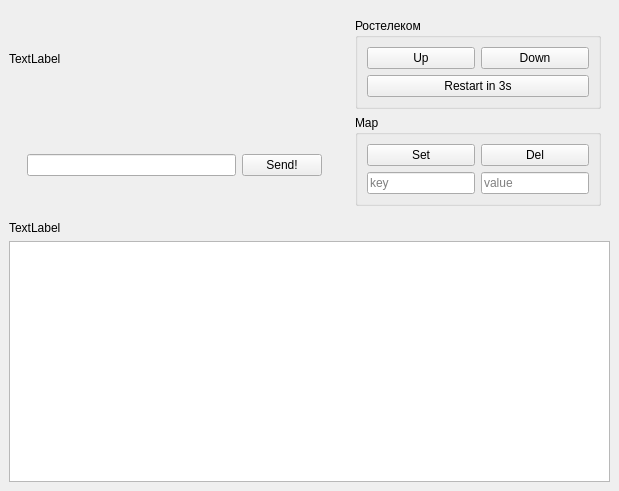
<?xml version="1.0" encoding="UTF-8"?>
<ui version="4.0">
 <class>MainWindow</class>
 <widget class="QMainWindow" name="MainWindow">
  <property name="geometry">
   <rect>
    <x>0</x>
    <y>0</y>
    <width>619</width>
    <height>491</height>
   </rect>
  </property>
  <property name="windowTitle">
   <string>MainWindow</string>
  </property>
  <widget class="QWidget" name="centralwidget">
   <layout class="QGridLayout" name="gridLayout_2" columnstretch="1,0">
    <item row="0" column="1" rowspan="2">
     <widget class="QWidget" name="top_side_bar" native="true">
      <layout class="QVBoxLayout" name="verticalLayout">
       <item>
        <widget class="QGroupBox" name="network_groupBox">
         <property name="sizePolicy">
          <sizepolicy hsizetype="Preferred" vsizetype="Preferred">
           <horstretch>0</horstretch>
           <verstretch>0</verstretch>
          </sizepolicy>
         </property>
         <property name="title">
          <string>Ростелеком</string>
         </property>
         <layout class="QGridLayout" name="gridLayout">
          <item row="1" column="0" colspan="2">
           <widget class="QPushButton" name="restart_button">
            <property name="sizePolicy">
             <sizepolicy hsizetype="Minimum" vsizetype="Minimum">
              <horstretch>0</horstretch>
              <verstretch>0</verstretch>
             </sizepolicy>
            </property>
            <property name="text">
             <string>Restart in 3s</string>
            </property>
           </widget>
          </item>
          <item row="0" column="1">
           <widget class="QPushButton" name="downlink_button">
            <property name="sizePolicy">
             <sizepolicy hsizetype="Minimum" vsizetype="Minimum">
              <horstretch>0</horstretch>
              <verstretch>0</verstretch>
             </sizepolicy>
            </property>
            <property name="text">
             <string>Down</string>
            </property>
           </widget>
          </item>
          <item row="0" column="0">
           <widget class="QPushButton" name="uplink_button">
            <property name="sizePolicy">
             <sizepolicy hsizetype="Minimum" vsizetype="Minimum">
              <horstretch>0</horstretch>
              <verstretch>0</verstretch>
             </sizepolicy>
            </property>
            <property name="styleSheet">
             <string notr="true"/>
            </property>
            <property name="text">
             <string>Up</string>
            </property>
           </widget>
          </item>
         </layout>
        </widget>
       </item>
       <item>
        <widget class="QGroupBox" name="dict_groupbox">
         <property name="title">
          <string>Map</string>
         </property>
         <layout class="QGridLayout" name="gridLayout_3">
          <item row="0" column="0">
           <widget class="QPushButton" name="map_set_button">
            <property name="sizePolicy">
             <sizepolicy hsizetype="Minimum" vsizetype="Minimum">
              <horstretch>0</horstretch>
              <verstretch>0</verstretch>
             </sizepolicy>
            </property>
            <property name="text">
             <string>Set</string>
            </property>
           </widget>
          </item>
          <item row="0" column="1">
           <widget class="QPushButton" name="map_del_button">
            <property name="sizePolicy">
             <sizepolicy hsizetype="Minimum" vsizetype="Minimum">
              <horstretch>0</horstretch>
              <verstretch>0</verstretch>
             </sizepolicy>
            </property>
            <property name="text">
             <string>Del</string>
            </property>
           </widget>
          </item>
          <item row="1" column="0">
           <widget class="QLineEdit" name="map_action_key">
            <property name="sizePolicy">
             <sizepolicy hsizetype="Expanding" vsizetype="Minimum">
              <horstretch>0</horstretch>
              <verstretch>0</verstretch>
             </sizepolicy>
            </property>
            <property name="placeholderText">
             <string>key</string>
            </property>
           </widget>
          </item>
          <item row="1" column="1">
           <widget class="QLineEdit" name="map_action_value">
            <property name="sizePolicy">
             <sizepolicy hsizetype="Expanding" vsizetype="Minimum">
              <horstretch>0</horstretch>
              <verstretch>0</verstretch>
             </sizepolicy>
            </property>
            <property name="placeholderText">
             <string>value</string>
            </property>
           </widget>
          </item>
         </layout>
        </widget>
       </item>
      </layout>
     </widget>
    </item>
    <item row="1" column="0">
     <widget class="QWidget" name="top_panel_widget" native="true">
      <layout class="QHBoxLayout" name="horizontalLayout_2">
       <item>
        <widget class="QWidget" name="send_widget" native="true">
         <layout class="QHBoxLayout" name="horizontalLayout">
          <item>
           <widget class="QLineEdit" name="data_line"/>
          </item>
          <item>
           <widget class="QPushButton" name="send_button">
            <property name="text">
             <string>Send!</string>
            </property>
           </widget>
          </item>
         </layout>
        </widget>
       </item>
      </layout>
     </widget>
    </item>
    <item row="3" column="0" colspan="2">
     <widget class="QTextEdit" name="log_view">
      <property name="styleSheet">
       <string notr="true"/>
      </property>
      <property name="readOnly">
       <bool>true</bool>
      </property>
     </widget>
    </item>
    <item row="0" column="0">
     <widget class="QLabel" name="status_label">
      <property name="text">
       <string>TextLabel</string>
      </property>
     </widget>
    </item>
    <item row="2" column="0" colspan="2">
     <widget class="QLabel" name="map_data_label">
      <property name="text">
       <string>TextLabel</string>
      </property>
     </widget>
    </item>
   </layout>
  </widget>
 </widget>
 <resources/>
 <connections/>
</ui>
